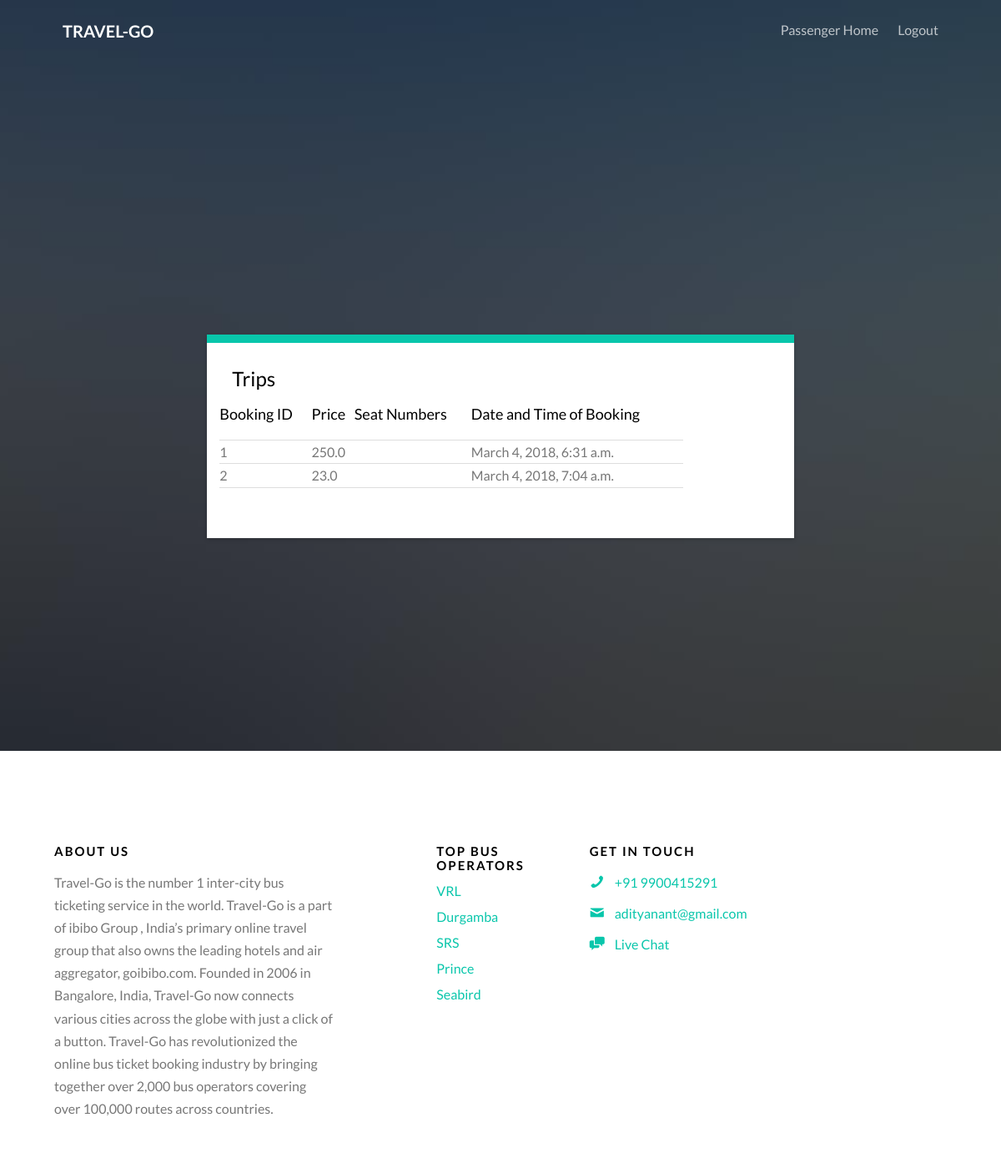
The app's page /booking/view_trips/ (signed in), older data.
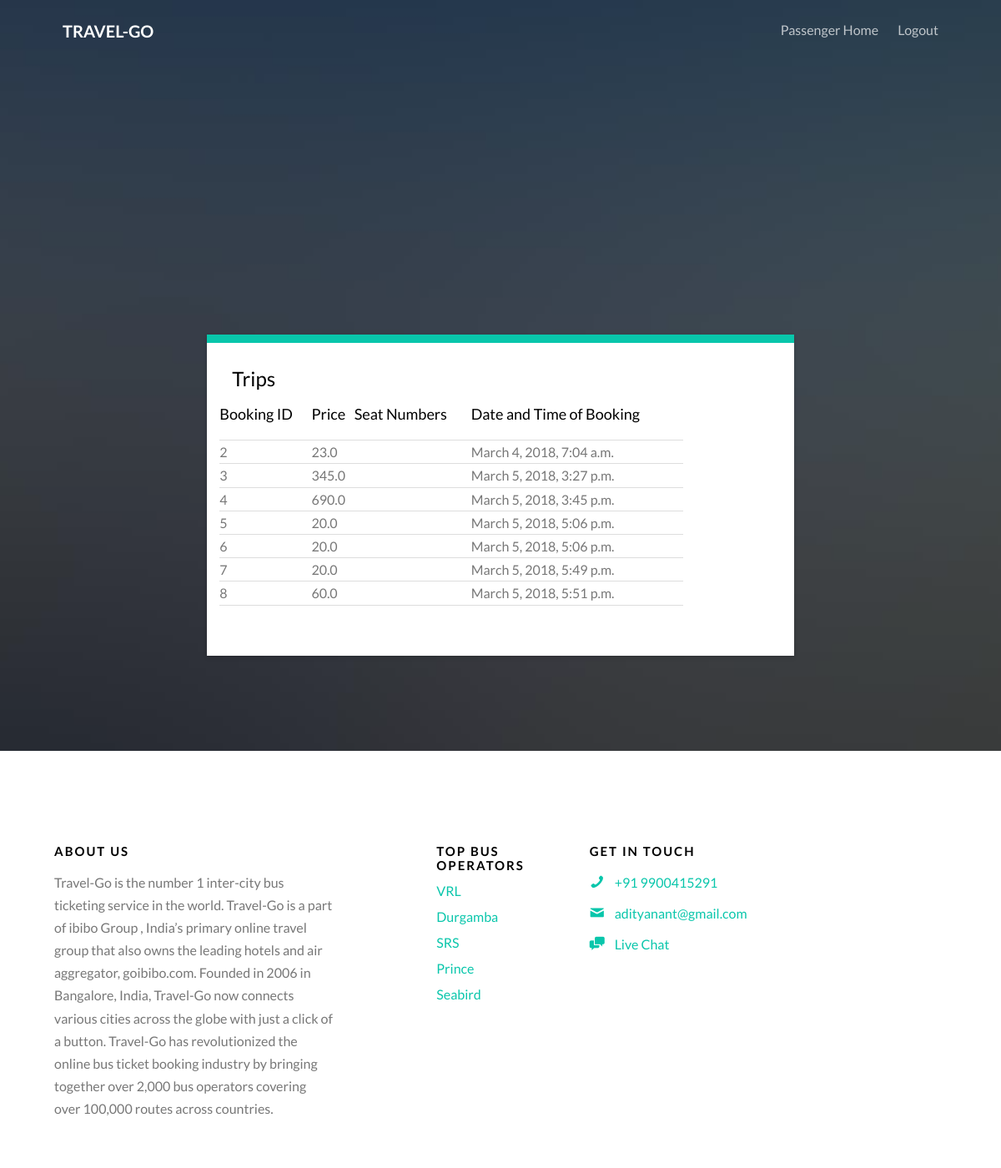
The same page, newer data.
### booking/models.py (models this page shows, shortened)
class Booking(models.Model):
    user = models.ForeignKey(User, on_delete=models.CASCADE, null=True)
    bus = models.ForeignKey(Bus, on_delete=models.CASCADE, null=True)
    wallet_initial = models.FloatField(blank=False)
    wallet_final = models.FloatField(blank=False)
    total_price = models.FloatField(blank=False)
    seat_numbers = models.CharField(max_length=30,blank=True)
    timestamp = models.DateTimeField(auto_now_add=True)
    num_tickets = models.IntegerField(blank=False)
    status = models.CharField(max_length=10,choices=(('Success','Success'),('Failed','Failed')))

### booking/views.py (the view)
@login_required
def view_trips(request):
	user = request.user
	print user.username
	bookings = Booking.objects.filter(user=user)
	if bookings:
		return render(request,'booking/view_trips.html', {'bookings':bookings})
	else:
		message = "No Previous Trips"
		print message
		return redirect('/booking/passenger/?p=%s' % message)

### booking/templates/booking/view_trips.html (shortened to what this page needs)
{% extends 'booking/index.html' %}
{% block nav %}
<div class="row">
				<div class="col-sm-4 col-xs-12">
					<div id="gtco-logo"><a href="/booking">Travel-go<em></em></a></div>
				</div>
				<div class="col-xs-8 text-right menu-1">
					<ul>
						<li><a href="/booking/passenger/">Passenger Home</a></li>
						<li><a href="/booking">Logout</a></li>
					</ul>
				</div>
				</div>
{% endblock %}
{% block k %}
<div class="col-md-8 col-md-push-2 animate-box" data-animate-effect="fadeInRight">
<div class="form-wrap">
<div class="tab">
<div class="tab-content">
<div class="tab-content-inner active" data-content="signup">
	<h3>Trips</h3>
													<div class="row form-group">
													<div class="row form-group">
														<div class="col-md-10">
															<table  style="width: 100%">
															<tr style="border-bottom: 1px solid #ddd;">
																<td colspan="8"><h4>Booking ID</h4></td>
																<td colspan="8"><h4>Price</h4></td>
																<td colspan="8"><h4>Seat Numbers</h4></td>
																<td colspan="8"><h4>Date and Time of Booking</h4></td>
															</tr>
															{% for b in bookings%}
															<tr style="border-bottom: 1px solid #ddd;">
																<td colspan="8">{{b.pk}}</td>
																<td colspan="8">{{b.total_price}}</td>
																<td colspan="8">{{b.seat_numbers}}</td>
																<td colspan="8">{{b.timestamp}}</td>
															</tr>
															{% endfor %}
															</table>
														</div>
													</div>
										</div>
										</div>
									</div>
								</div>
							</div>
{% endblock%}

Row changes from the older to the newer data that the page shows:
removed Booking: pk "1", total_price "250.0", timestamp "March 4, 2018, 6:31 a.m."
added Booking: pk "3", total_price "345.0", timestamp "March 5, 2018, 3:27 p.m."
added Booking: pk "4", total_price "690.0", timestamp "March 5, 2018, 3:45 p.m."
added Booking: pk "5", total_price "20.0", timestamp "March 5, 2018, 5:06 p.m."
added Booking: pk "6", total_price "20.0", timestamp "March 5, 2018, 5:06 p.m."
added Booking: pk "7", total_price "20.0", timestamp "March 5, 2018, 5:49 p.m."
added Booking: pk "8", total_price "60.0", timestamp "March 5, 2018, 5:51 p.m."
